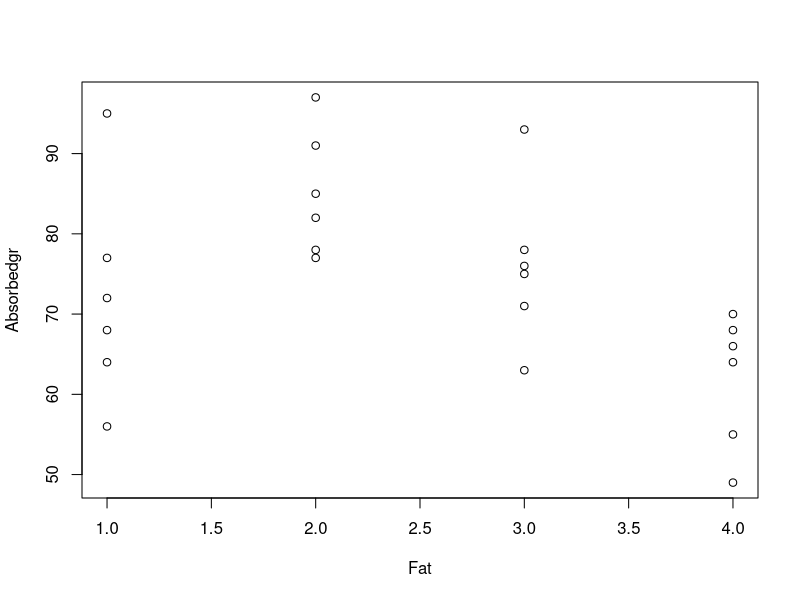
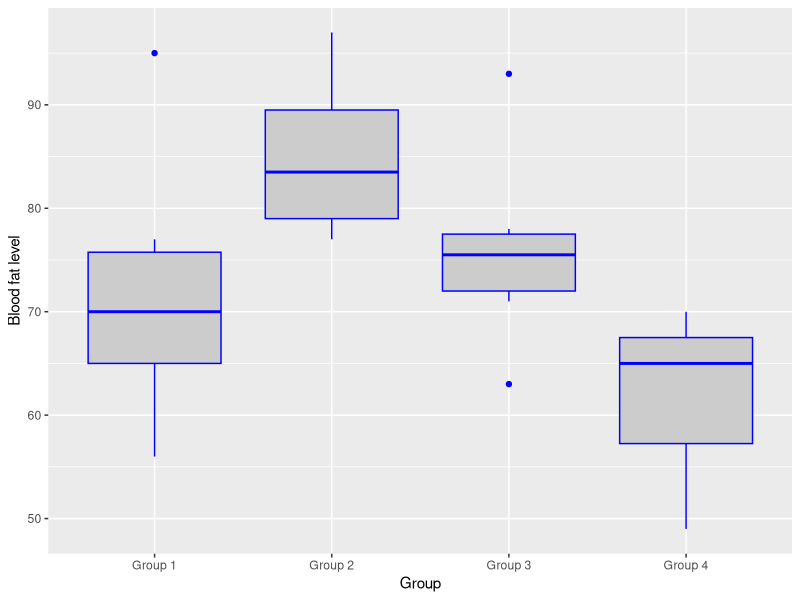
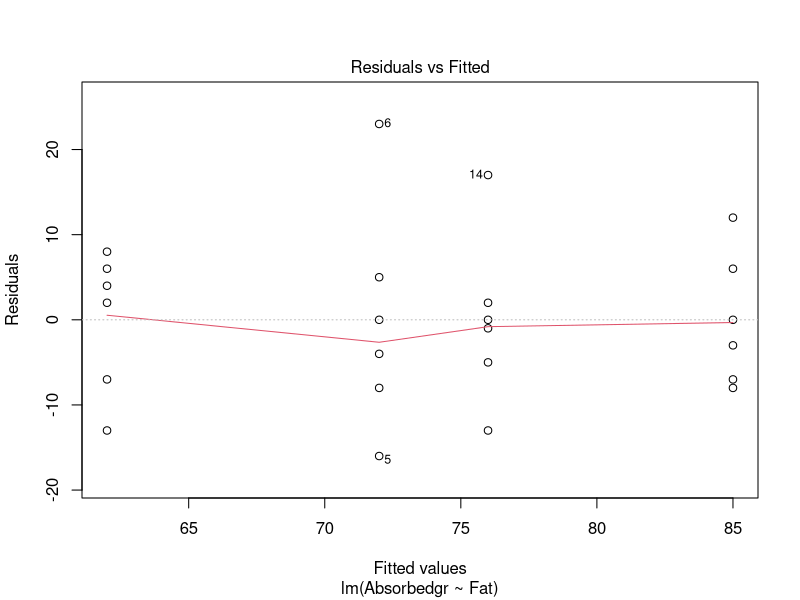
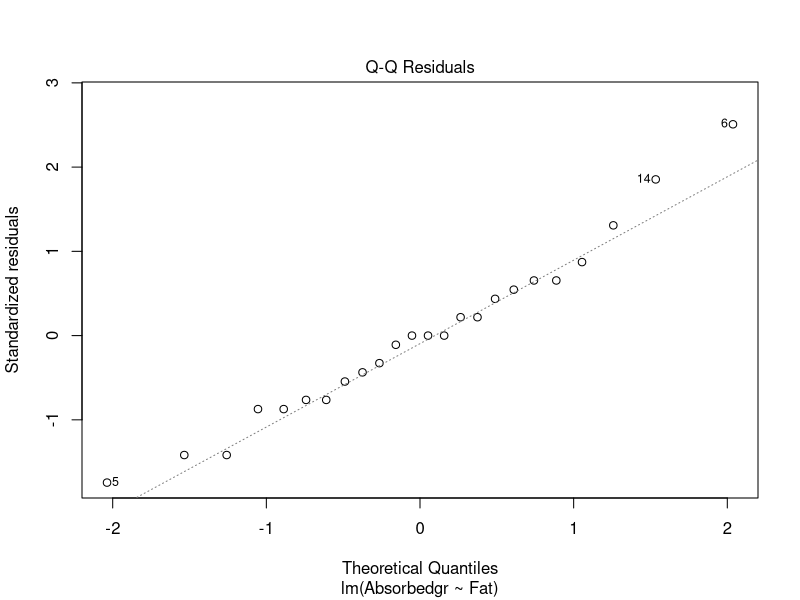
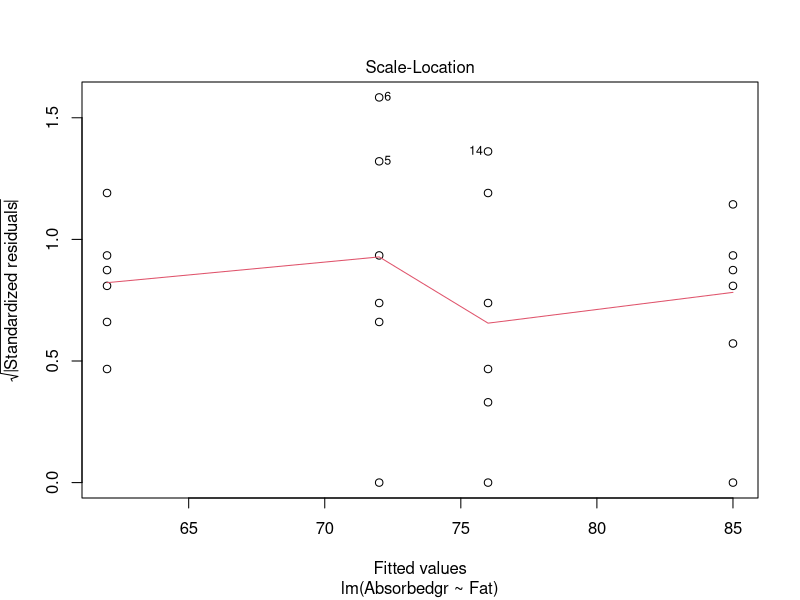
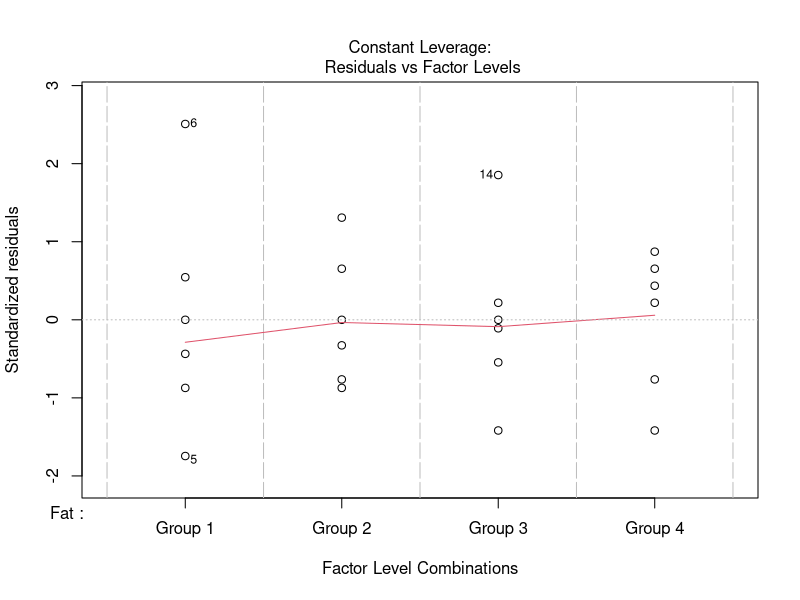

These figures' R source, in order:
# One way anova for the fat
#setwd("~/Documents/UPC/ASM/Marta_2")
require(ggplot2)
dat = read.csv("Fat.csv")

# Four groups with their respective blood fat values. Does the mean differ? Let's do ANOVA to find out!
plot(dat)

# When we plot the data we can see that group one seem to have the biggest variance within the group,
# while 2 and 4 are much more compact. 3 is also quite compact, but has what appears to be an outlier.
# Let's plot the boxplots to find out
dat$Fat = factor(dat$Fat,labels = c("Group 1", "Group 2", "Group 3", "Group 4"))

ggplot(dat, aes(x = Fat, y = Absorbedgr)) +
  geom_boxplot(fill = "grey80", colour = "blue") +
  scale_x_discrete() + xlab("Group") +
  ylab("Blood fat level")

# Create the linear model which we are to investigate
fat.mod1 = lm(Absorbedgr ~ Fat, data = dat)

# The summary will give us descriptive statistics regarding the support for H0
summary(fat.mod1)


# The Q Q plot should be linear, and the residual vs fitted should not expand like a cone
plot(fat.mod1)
